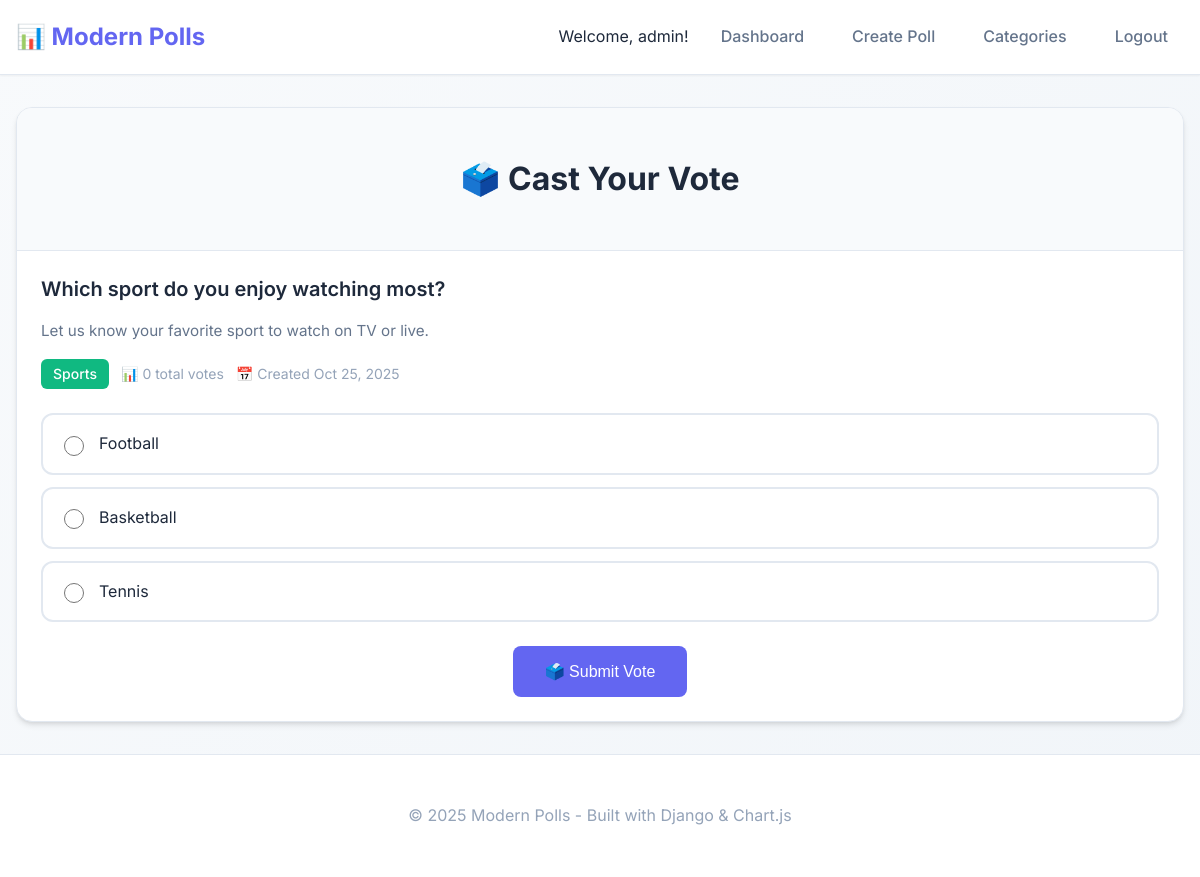
Screenshot of /view/2/ (signed in) with the database file from the repository.
### pollapp/models.py (models this page shows, shortened)
class PollModel(models.Model):
    STATUS_CHOICES = [
        ('active', 'Active'),
        ('closed', 'Closed'),
        ('draft', 'Draft'),
    ]
    question = models.TextField(validators=[MinLengthValidator(10)])
    description = models.TextField(blank=True, help_text="Optional description for the poll")
    op1 = models.CharField(max_length=100)
    op2 = models.CharField(max_length=100)
    op3 = models.CharField(max_length=100)
    op1c = models.IntegerField(default=0)
    op2c = models.IntegerField(default=0)
    op3c = models.IntegerField(default=0)
    category = models.ForeignKey(Category, on_delete=models.SET_NULL, null=True, blank=True)
    created_by = models.ForeignKey(User, on_delete=models.CASCADE, related_name='created_polls')
    created_at = models.DateTimeField(auto_now_add=True)
    updated_at = models.DateTimeField(auto_now=True)
    expires_at = models.DateTimeField(null=True, blank=True)
    status = models.CharField(max_length=10, choices=STATUS_CHOICES, default='active')
    is_anonymous = models.BooleanField(default=False)
    class Meta:
        ordering = ['-created_at']
    @property
    def total_votes(self):
        return self.op1c + self.op2c + self.op3c
    @property
    def is_expired(self):
        if self.expires_at:
            return timezone.now() > self.expires_at
        return False
    @property
    def is_active(self):
        return self.status == 'active' and not self.is_expired

class Category(models.Model):
    name = models.CharField(max_length=50, unique=True)
    description = models.TextField(blank=True)
    color = models.CharField(max_length=7, default='#6366f1')  # Hex color code

### pollapp/views.py (the view, shortened to what this page needs)
# urls.py: path("view/<int:poll_id>/", view, name="view"),
@login_required
def view(request, poll_id):
    poll = get_object_or_404(PollModel, id=poll_id)
    if not poll.is_active:
        messages.warning(request, "This poll is no longer active.")
        return redirect("home")
    analytics, created = PollAnalytics.objects.get_or_create(poll=poll)
    analytics.views_count += 1
    analytics.save()
    try:
        vote_record = VoteRecord.objects.get(user=request.user, poll=poll)
        messages.info(request, "You have already voted on this poll.")
        return render(request, "view.html", {"poll": poll, "has_voted": True, "user_choice": vote_record.choice})
    except VoteRecord.DoesNotExist:
        pass
    return render(request, "view.html", {"poll": poll, "has_voted": False})

### pollapp/templates/view.html (shortened to what this page needs)
{% extends 'base.html' %}
{% block content %}
<div class="fade-in">
  <div class="card">
    <div class="card-header">
      <h1 class="text-center mb-0">🗳️ Cast Your Vote</h1>
    </div>
    <div class="card-body">
      <div class="poll-question mb-4">{{ poll.question }}</div>
      {% if poll.description %}
        <div class="poll-description mb-4">{{ poll.description }}</div>
      {% endif %}
      <div class="poll-meta mb-4">
        {% if poll.category %}
          <span class="poll-category" style="background-color: {{ poll.category.color }}">
            {{ poll.category.name }}
          </span>
        {% endif %}
        <span class="poll-stats">
          📊 {{ poll.total_votes }} total votes
        </span>
        <span class="poll-stats">
          📅 Created {{ poll.created_at|date:"M d, Y" }}
        </span>
      </div>
      {% if has_voted %}
        <div class="message message-info mb-4">
          ✅ You have already voted on this poll!
        </div>
        <div class="text-center">
          <a href="{% url 'result' poll.id %}" class="btn btn-primary">
            📈 View Results
          </a>
          <a href="{% url 'home' %}" class="btn btn-secondary">
            🏠 Back to Home
          </a>
        </div>
      {% else %}
        <form method="POST" id="voteForm">
          <div class="voting-options">
            <div class="vote-option" onclick="selectOption(event,'op1')">
              <input type="radio" name="choice" value="op1" id="op1" required>
              <label for="op1">{{ poll.op1 }}</label>
            </div>
            <div class="vote-option" onclick="selectOption(event,'op2')">
              <input type="radio" name="choice" value="op2" id="op2">
              <label for="op2">{{ poll.op2 }}</label>
            </div>
            <div class="vote-option" onclick="selectOption(event,'op3')">
              <input type="radio" name="choice" value="op3" id="op3">
              <label for="op3">{{ poll.op3 }}</label>
            </div>
          </div>
          <div class="text-center mt-4">
            <button type="submit" class="btn btn-primary btn-lg">
              🗳️ Submit Vote
            </button>
          </div>
        </form>
      {% endif %}
    </div>
  </div>
</div>
{% endblock %}

### templates/base.html (shortened to what this page needs)
{% load static %}
<!DOCTYPE html>
<html lang="en">
<head>
  <link rel="stylesheet" href="{% static 'css/style.css' %}">
</head>
<body>
  <div class="site">
    <header>
      <div class="container">
        <div class="header-content">
          <a class="brand" href="{% url 'home' %}">
            📊 Modern Polls
          </a>
          <nav class="nav">
            {% if user.is_authenticated %}
              <span class="text-secondary">Welcome, {{ user.username }}!</span>
              {% if user.is_superuser %}
                <a href="{% url 'dashboard' %}">Dashboard</a>
                <a href="{% url 'create' %}">Create Poll</a>
                <a href="{% url 'create_category' %}">Categories</a>
              {% endif %}
              <a href="{% url 'ulogout' %}">Logout</a>
            {% else %}
              <a href="{% url 'ulogin' %}">Login</a>
              <a href="{% url 'usignup' %}">Sign Up</a>
            {% endif %}
          </nav>
        </div>
      </div>
    </header>
    <main>
      <div class="container">
        {% block content %}{% endblock %}
      </div>
    </main>
    <footer>
      <div class="container">
        <p>&copy; {% now "Y" %} Modern Polls - Built with Django & Chart.js</p>
      </div>
    </footer>
  </div>
</body>
</html>

### static/css/style.css (style rules this page uses)
:root { --primary: #6366f1; --primary-dark: #4f46e5; --secondary: #8b5cf6; --success: #10b981; --warning: #f59e0b; --error: #ef4444; --info: #3b82f6; --bg-primary: #ffffff; --bg-secondary: #f8fafc; --bg-tertiary: #f1f5f9; --bg-dark: #1e293b; --text-primary: #1e293b; --text-secondary: #64748b; --text-muted: #94a3b8; --border-light: #e2e8f0; --border-medium: #cbd5e1; --shadow-sm: 0 1px 2px 0 rgb(0 0 0 / 0.05); --shadow-md: 0 4px 6px -1px rgb(0 0 0 / 0.1), 0 2px 4px -2px rgb(0 0 0 / 0.1); --shadow-lg: 0 10px 15px -3px rgb(0 0 0 / 0.1), 0 4px 6px -4px rgb(0 0 0 / 0.1); --shadow-xl: 0 20px 25px -5px rgb(0 0 0 / 0.1), 0 8px 10px -6px rgb(0 0 0 / 0.1); --radius-sm: 0.375rem; --radius-md: 0.5rem; --radius-lg: 0.75rem; --radius-xl: 1rem; --transition: all 0.2s cubic-bezier(0.4, 0, 0.2, 1); }
* { box-sizing: border-box; }
body { font-family: 'Inter', -apple-system, BlinkMacSystemFont, 'Segoe UI', Roboto, sans-serif; line-height: 1.6; color: var(--text-primary); background: linear-gradient(135deg, var(--bg-secondary) 0%, var(--bg-tertiary) 100%); margin: 0; padding: 0; min-height: 100vh; }
.container { max-width: 1200px; margin: 0 auto; padding: 0 1rem; }
.site { min-height: 100vh; display: flex; flex-direction: column; }
header { background: var(--bg-primary); border-bottom: 1px solid var(--border-light); box-shadow: var(--shadow-sm); position: sticky; top: 0; z-index: 100; }
.header-content { display: flex; justify-content: space-between; align-items: center; padding: 1rem 0; }
.brand { font-size: 1.5rem; font-weight: 700; color: var(--primary); text-decoration: none; display: flex; align-items: center; gap: 0.5rem; }
.nav { display: flex; gap: 1rem; align-items: center; }
.nav a { color: var(--text-secondary); text-decoration: none; font-weight: 500; padding: 0.5rem 1rem; border-radius: var(--radius-md); transition: var(--transition); }
main { flex: 1; padding: 2rem 0; }
.card { background: var(--bg-primary); border-radius: var(--radius-xl); box-shadow: var(--shadow-md); border: 1px solid var(--border-light); overflow: hidden; transition: var(--transition); }
.card-header { padding: 1.5rem; border-bottom: 1px solid var(--border-light); background: var(--bg-secondary); }
.card-body { padding: 1.5rem; }
.poll-question { font-size: 1.25rem; font-weight: 600; color: var(--text-primary); margin-bottom: 0.75rem; line-height: 1.4; }
.poll-description { color: var(--text-secondary); margin-bottom: 1rem; font-size: 0.95rem; }
.poll-meta { display: flex; flex-wrap: wrap; gap: 0.75rem; margin-bottom: 1rem; font-size: 0.875rem; }
.poll-category { background: var(--primary); color: white; padding: 0.25rem 0.75rem; border-radius: var(--radius-sm); font-weight: 500; }
.poll-stats { color: var(--text-muted); display: flex; align-items: center; gap: 0.25rem; }
.btn { display: inline-flex; align-items: center; justify-content: center; gap: 0.5rem; padding: 0.75rem 1.5rem; border: none; border-radius: var(--radius-md); font-weight: 500; font-size: 0.875rem; text-decoration: none; cursor: pointer; transition: var(--transition); white-space: nowrap; }
.btn-primary { background: var(--primary); color: white; }
.btn-lg { padding: 1rem 2rem; font-size: 1rem; }
.voting-options { margin: 1.5rem 0; }
.vote-option { display: flex; align-items: center; gap: 0.75rem; padding: 1rem; margin-bottom: 0.75rem; border: 2px solid var(--border-light); border-radius: var(--radius-lg); cursor: pointer; transition: var(--transition); background: var(--bg-primary); }
.vote-option input[type="radio"] { width: 1.25rem; height: 1.25rem; accent-color: var(--primary); }
footer { background: var(--bg-primary); border-top: 1px solid var(--border-light); padding: 2rem 0; text-align: center; color: var(--text-muted); margin-top: auto; }
.fade-in { animation: fadeIn 0.5s ease-out; }
.text-center { text-align: center; }
.mt-4 { margin-top: 1rem; }
.mb-4 { margin-bottom: 1rem; }

### rows the page displays
PollModel: question "Which sport do you enjoy watching most?", description "Let us know your favorite sport to watch on TV or live.", category.name "Sports", total_votes "0", created_at "Oct 25, 2025", op1 "Football", op2 "Basketball", op3 "Tennis"

### other values shown
{{ user.username }} "admin"
